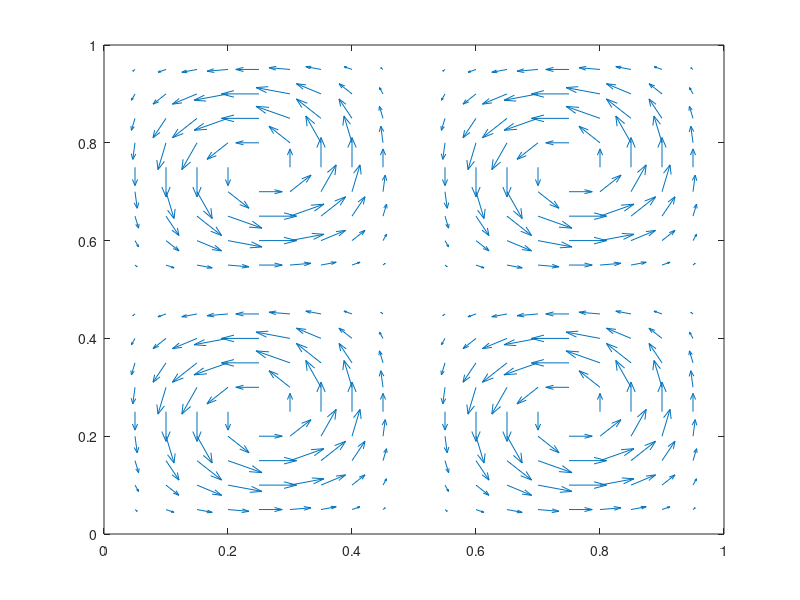

This figure's MATLAB source:
[x,y] = meshgrid(0:0.05:1,0:0.05:1);
u = (sin(2*pi*x).^2).*sin(4*pi*y);
v = -sin(4*pi*x).*(sin(2*pi*y).^2);

figure
quiver(x,y,u,v)
